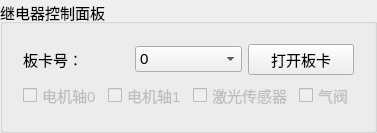
     <widget class="QGroupBox" name="groupBox_8">
      <property name="font">
       <font>
        <pointsize>11</pointsize>
       </font>
      </property>
      <property name="title">
       <string>继电器控制面板</string>
      </property>
      <layout class="QVBoxLayout" name="verticalLayout_2">
       <item>
        <widget class="RelayPanel" name="relayWidget" native="true">
         <layout class="QVBoxLayout" name="verticalLayout">
          <item>
           <layout class="QHBoxLayout" name="horizontalLayout_7">
            <item>
             <widget class="QLabel" name="label_17">
              <property name="text">
               <string>板卡号：</string>
              </property>
             </widget>
            </item>
            <item>
             <widget class="QComboBox" name="comboBox_relayCards">
              <item>
               <property name="text">
                <string>0</string>
               </property>
              </item>
              <item>
               <property name="text">
                <string>1</string>
               </property>
              </item>
              <item>
               <property name="text">
                <string>2</string>
               </property>
              </item>
              <item>
               <property name="text">
                <string>3</string>
               </property>
              </item>
              <item>
               <property name="text">
                <string>4</string>
               </property>
              </item>
             </widget>
            </item>
            <item>
             <widget class="QPushButton" name="pushButton_openRelayCards">
              <property name="text">
               <string>打开板卡</string>
              </property>
             </widget>
            </item>
           </layout>
          </item>
          <item>
           <layout class="QHBoxLayout" name="horizontalLayout_6">
            <item>
             <widget class="QCheckBox" name="checkBox_axis0Switcher">
              <property name="enabled">
               <bool>false</bool>
              </property>
              <property name="text">
               <string>电机轴0</string>
              </property>
              <property name="iconSize">
               <size>
                <width>16</width>
                <height>16</height>
               </size>
              </property>
              <property name="checkable">
               <bool>true</bool>
              </property>
              <property name="autoRepeat">
               <bool>false</bool>
              </property>
              <property name="tristate">
               <bool>false</bool>
              </property>
             </widget>
            </item>
            <item>
             <widget class="QCheckBox" name="checkBox_axis1Switcher">
              <property name="enabled">
               <bool>false</bool>
              </property>
              <property name="text">
               <string>电机轴1</string>
              </property>
             </widget>
            </item>
            <item>
             <widget class="QCheckBox" name="checkBox_laserSensorSwitcher">
              <property name="enabled">
               <bool>false</bool>
              </property>
              <property name="text">
               <string>激光传感器</string>
              </property>
              <property name="iconSize">
               <size>
                <width>16</width>
                <height>16</height>
               </size>
              </property>
              <property name="autoRepeat">
               <bool>false</bool>
              </property>
              <property name="tristate">
               <bool>false</bool>
              </property>
             </widget>
            </item>
            <item>
             <widget class="QCheckBox" name="checkBox_airValveSwitcher">
              <property name="enabled">
               <bool>false</bool>
              </property>
              <property name="text">
               <string>气阀</string>
              </property>
              <property name="iconSize">
               <size>
                <width>16</width>
                <height>16</height>
               </size>
              </property>
              <property name="autoRepeat">
               <bool>false</bool>
              </property>
              <property name="tristate">
               <bool>false</bool>
              </property>
             </widget>
            </item>
           </layout>
          </item>
         </layout>
        </widget>
       </item>
      </layout>
     </widget>
